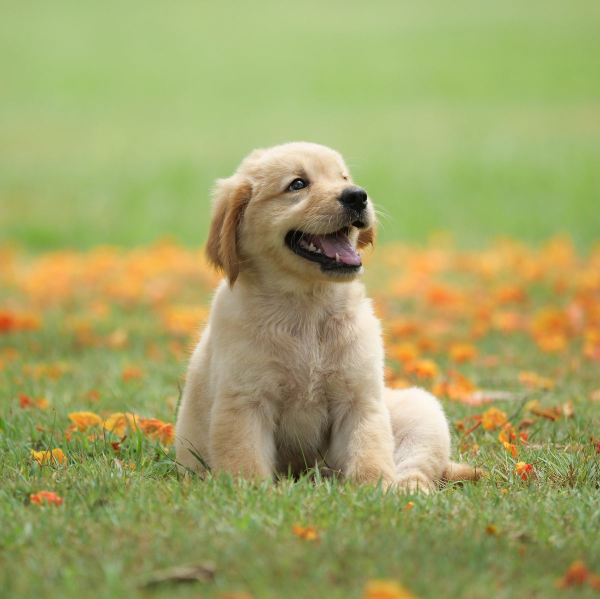
#> input picture H_Asg1/dog.jpg, 1200 x 1197 px (shown at 1/2 size)
$ python asg1.py
#> lines starting #> are read from the running program, lines starting #| are printed output that depends on the picture

import cv2
import numpy as np
from matplotlib import pyplot as plt

def analyze_image(image_path, target_size=(350, 250), threshold_value=127):
    # Load image
#> called with image_path = 'dog.jpg', target_size = (350, 250), threshold_value = 127
    original_image = cv2.imread(image_path)
#> original_image is the input picture: shape (1197, 1200, 3); mean B, G, R 102.4, 164.3, 161.9

    # Resize image
    resized_image = cv2.resize(original_image, target_size)
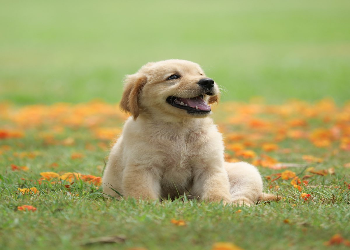
#> resized_image: shape (250, 350, 3); mean B, G, R 102.3, 164.2, 161.8

    # Apply binary thresholding
    _, binary_image = cv2.threshold(resized_image, threshold_value, 255, cv2.THRESH_BINARY)
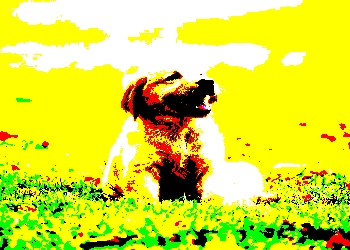
#> binary_image: shape (250, 350, 3); mean B, G, R 55.5, 224.7, 216.5

    # Display the original and processed images
    plt.subplot(1, 3, 1)
    plt.imshow(original_image, cmap='gray')
    plt.title('Original Image')

    plt.subplot(1, 3, 2)
    plt.imshow(resized_image, cmap='gray')
    plt.title(f'Resized to {target_size}')

    plt.subplot(1, 3, 3)
    plt.imshow(binary_image, cmap='gray')
    plt.title(f'Binary Thresholding (Threshold={threshold_value})')

    plt.show()
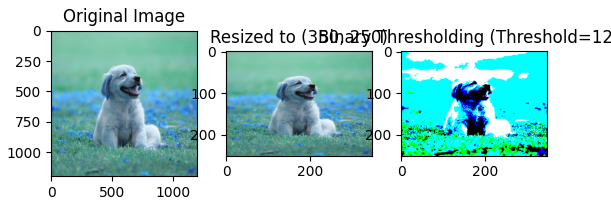
#> figure drawn by matplotlib, 3 panels; B, G, R data is drawn as R, G, B


image_path = "dog.jpg"
analyze_image(image_path)
